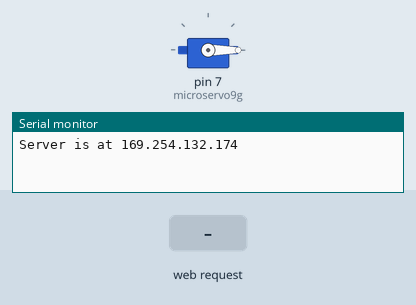
Simulated run of this sketch. Board: Arduino Uno, built with avr-gcc and run on an emulated ATmega328P. Shown: servo, the last lines printed to the serial monitor. The test bench sets the inputs (shaded band). WiFi joins after 1.5 s; servers stay silent unless stated.

Above: at 1.2 s.
1.3 s: HTTP request GET /doorop received
At 2.1 s:
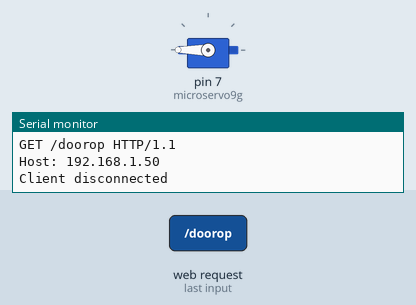
2.8 s: HTTP request GET /doorcl received
At 3.3 s:
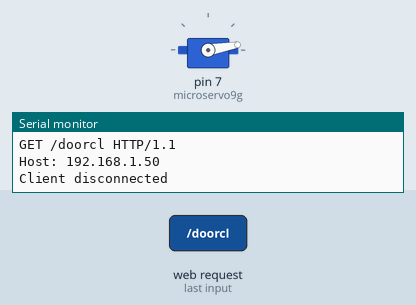
Timing chart, 0 to 5.8 s (numbered marks = the images above; inputs shaded):
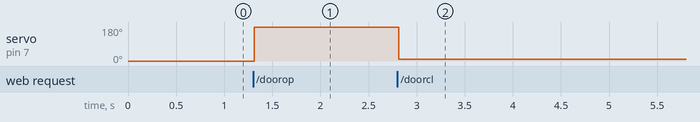

Measured:
- after the input at 1.3 s, servo on pin 7 (microservo9g): 0° → 180° at once
- after the input at 2.8 s, servo on pin 7 (microservo9g): 180° → 10° at once

The sketch:

Teste4_Ethernet.ino
```cpp
#include <SPI.h>
#include <Ethernet.h>
#include <Servo.h>

byte mac[] = {
  0xDe, 0xAD, 0xBE, 0xEF, 0xFE, 0xED
};

IPAddress ip(169, 254, 132, 174);     //Define o endereço IP
IPAddress gateway(169,254,132,173);    //Define o gateway
IPAddress subnet(255, 255, 0, 0);  //Define a máscara de rede

EthernetServer server(80);
Servo microservo9g;

int bot = 0;
int botao = 0;

void setup() {
  Serial.begin(9600);
  while (!Serial){
    ;
  }
  microservo9g.attach(7);// Define que o servo esta ligado a porta digital 9
  microservo9g.write(0);// Move o servo para a posicao inicial (cancela fechada)

  Ethernet.begin(mac,ip);
  server.begin();
  Serial.print("Server is at ");
  Serial.println(Ethernet.localIP());
}

void loop() {
  EthernetClient client = server.available();
  if(client){
    Serial.println("New client");

    boolean currentLineIsBlank = true;

    String DatEth;


    String msg = "Porta Fechada";

    while (client.connected()){
      if(client.available()){

        char c = client.read();
        Serial.write(c);

        DatEth.concat(c);
        if(DatEth.endsWith("/doorop")) {bot = 1; msg = "Porta Aberta";}
        if(DatEth.endsWith("/doorcl")) {bot = 0; msg = "Porta Fechada";}

        if(c == '\n' && currentLineIsBlank){
          /*************************Código HTML*************************/
          client.println("<!DOCTYPE html>");
          client.println("<html lang=\"pt-br\">");
          client.println("<head>");
          client.println("<title>SSL</title>");
          client.println("<meta http-equiv=\"refresh\" content=\"2\" charset=\"UTF-8\">");
          client.println("</head>");
          client.println("<body style=\"background-color: #DDD;\">");
          client.println("<br>");
          client.println("<form align=\"center\">");
          client.println("<label style=\"font-size: 18pt;\">"+msg+"</label>");
          client.println("<br>");
          client.println("<br>");
          client.println("<button type=\"submit\" formaction=\"doorop\">Abrir</button>");//Button HTML5
          client.println("<button type=\"submit\" formaction=\"doorcl\">Trancar</button>");//Button HTML5
          client.println("</form>");
          client.println("<br>");
          client.println("</body>");
          client.println("</html>");
          /*************************Código HTML*************************/

          /********LED********/
          if(bot == 1){
            microservo9g.write(180);
          }

          if(bot == 0){
            microservo9g.write(10);
          }

          break;
        }

        if(c == '\n') {
          currentLineIsBlank = true;
        }
        else if (c != '\r') {
          currentLineIsBlank = false;
        }

      }

    }

    delay(1);

    client.stop();
    Serial.println("Client disconnected");

  }

}
```
